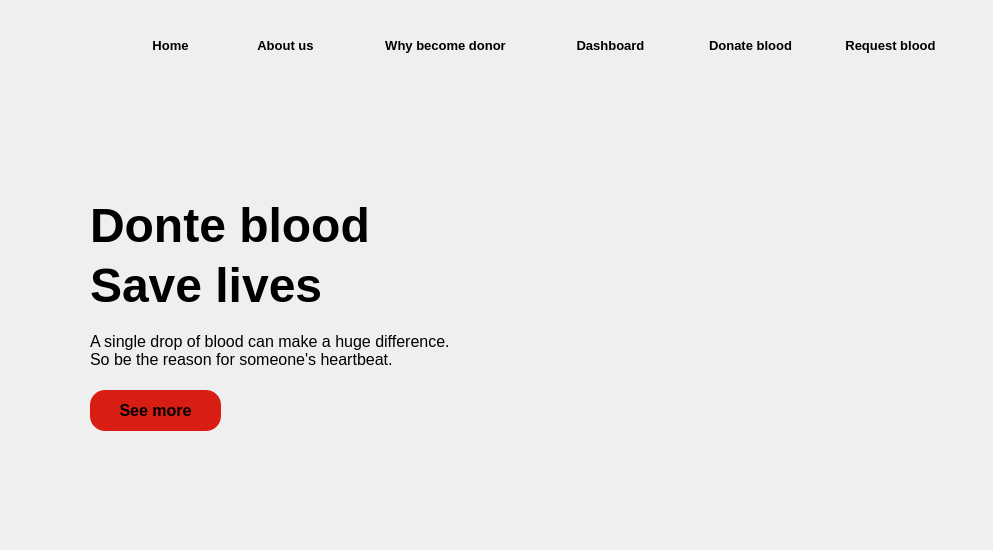
<?xml version="1.0" encoding="UTF-8"?>
<ui version="4.0">
 <class>homepage</class>
 <widget class="QDialog" name="homepage">
  <property name="geometry">
   <rect>
    <x>0</x>
    <y>0</y>
    <width>993</width>
    <height>550</height>
   </rect>
  </property>
  <property name="windowTitle">
   <string>Dialog</string>
  </property>
  <widget class="QLabel" name="label">
   <property name="geometry">
    <rect>
     <x>0</x>
     <y>0</y>
     <width>991</width>
     <height>551</height>
    </rect>
   </property>
   <property name="styleSheet">
    <string notr="true">*{
background-image:url(&quot;C:/Users/user/Documents/semesterProject/homepage.jpg&quot;);
}</string>
   </property>
   <property name="text">
    <string/>
   </property>
  </widget>
  <widget class="QLabel" name="label_2">
   <property name="geometry">
    <rect>
     <x>90</x>
     <y>170</y>
     <width>471</width>
     <height>111</height>
    </rect>
   </property>
   <property name="font">
    <font>
     <pointsize>36</pointsize>
     <bold>true</bold>
    </font>
   </property>
   <property name="text">
    <string>Donte blood</string>
   </property>
  </widget>
  <widget class="QLabel" name="label_3">
   <property name="geometry">
    <rect>
     <x>90</x>
     <y>230</y>
     <width>471</width>
     <height>111</height>
    </rect>
   </property>
   <property name="font">
    <font>
     <pointsize>36</pointsize>
     <bold>true</bold>
    </font>
   </property>
   <property name="text">
    <string>Save lives</string>
   </property>
  </widget>
  <widget class="QLabel" name="label_4">
   <property name="geometry">
    <rect>
     <x>90</x>
     <y>310</y>
     <width>451</width>
     <height>81</height>
    </rect>
   </property>
   <property name="font">
    <font>
     <pointsize>12</pointsize>
    </font>
   </property>
   <property name="text">
    <string>A single drop of blood can make a huge difference.
So be the reason for someone's heartbeat.</string>
   </property>
  </widget>
  <widget class="QPushButton" name="seemore">
   <property name="geometry">
    <rect>
     <x>90</x>
     <y>390</y>
     <width>131</width>
     <height>41</height>
    </rect>
   </property>
   <property name="font">
    <font>
     <pointsize>12</pointsize>
     <bold>true</bold>
    </font>
   </property>
   <property name="styleSheet">
    <string notr="true">#seemore
{
 background-color:#D81E12;
border-radius:15px;
}
#seemore:hover
{
 background-color:#F25019;
}</string>
   </property>
   <property name="text">
    <string>See more</string>
   </property>
  </widget>
  <widget class="QPushButton" name="donate">
   <property name="geometry">
    <rect>
     <x>690</x>
     <y>30</y>
     <width>121</width>
     <height>31</height>
    </rect>
   </property>
   <property name="font">
    <font>
     <pointsize>10</pointsize>
     <bold>true</bold>
    </font>
   </property>
   <property name="styleSheet">
    <string notr="true">#donate
{
 background-color:#rgb(255, 255, 255);
border-radius:8px;
}
#donate:hover
{
 background-color:#D81E12;
}</string>
   </property>
   <property name="text">
    <string>Donate blood</string>
   </property>
  </widget>
  <widget class="QPushButton" name="requestblood">
   <property name="geometry">
    <rect>
     <x>830</x>
     <y>30</y>
     <width>121</width>
     <height>31</height>
    </rect>
   </property>
   <property name="font">
    <font>
     <pointsize>10</pointsize>
     <bold>true</bold>
    </font>
   </property>
   <property name="styleSheet">
    <string notr="true">#requestblood
{
 background-color:#rgb(255, 255, 255);
border-radius:8px;
}
#requestblood:hover
{
 background-color:#D81E12;
}</string>
   </property>
   <property name="text">
    <string>Request blood</string>
   </property>
  </widget>
  <widget class="QPushButton" name="home">
   <property name="geometry">
    <rect>
     <x>130</x>
     <y>30</y>
     <width>81</width>
     <height>31</height>
    </rect>
   </property>
   <property name="font">
    <font>
     <pointsize>10</pointsize>
     <bold>true</bold>
    </font>
   </property>
   <property name="styleSheet">
    <string notr="true">#home

{
 background-color:#rgb(255, 255, 255);
border-radius:8px;
}
#home:hover
{
 background-color:#D81E12;
}</string>
   </property>
   <property name="text">
    <string>Home</string>
   </property>
  </widget>
  <widget class="QPushButton" name="aboutus">
   <property name="geometry">
    <rect>
     <x>230</x>
     <y>30</y>
     <width>111</width>
     <height>31</height>
    </rect>
   </property>
   <property name="font">
    <font>
     <pointsize>10</pointsize>
     <bold>true</bold>
    </font>
   </property>
   <property name="styleSheet">
    <string notr="true">#aboutus
{
 background-color:#rgb(255, 255, 255);
border-radius:8px;
}
#aboutus:hover
{
 background-color:#D81E12;
}</string>
   </property>
   <property name="text">
    <string>About us</string>
   </property>
  </widget>
  <widget class="QPushButton" name="why">
   <property name="geometry">
    <rect>
     <x>360</x>
     <y>30</y>
     <width>171</width>
     <height>31</height>
    </rect>
   </property>
   <property name="font">
    <font>
     <pointsize>10</pointsize>
     <bold>true</bold>
    </font>
   </property>
   <property name="styleSheet">
    <string notr="true">#why
{
 background-color:#rgb(255, 255, 255);
border-radius:8px;
}
#why:hover
{
 background-color:#D81E12;
}</string>
   </property>
   <property name="text">
    <string>Why become donor</string>
   </property>
  </widget>
  <widget class="QPushButton" name="get">
   <property name="geometry">
    <rect>
     <x>550</x>
     <y>30</y>
     <width>121</width>
     <height>31</height>
    </rect>
   </property>
   <property name="font">
    <font>
     <pointsize>10</pointsize>
     <bold>true</bold>
    </font>
   </property>
   <property name="styleSheet">
    <string notr="true">#get
{
 background-color:#rgb(255, 255, 255);
border-radius:8px;
}
#get:hover
{
 background-color:#D81E12;
}</string>
   </property>
   <property name="text">
    <string>Dashboard</string>
   </property>
  </widget>
 </widget>
 <resources/>
 <connections/>
</ui>
